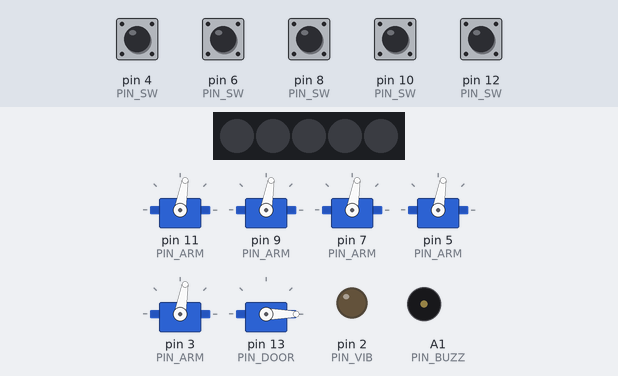
Bench run of a sketch on a simulated Arduino Uno, built with avr-gcc and run on an emulated ATmega328P. Shown: 6 × servo, 5 RGB LEDs in strip order, left to right, output pins drawn as LEDs (lit = HIGH), buzzer (waves = sounding). The inputs (shaded band) are chosen by the test bench; at power-on: pin 4 (PIN_SW), pin 6 (PIN_SW), pin 8 (PIN_SW), pin 10 (PIN_SW), pin 12 (PIN_SW) HIGH. Random numbers use the default seed unless the sketch sets one.

Above: at 1.2 s.
1.3 s: pin 4 (PIN_SW) pulled LOW for 0.15 s
At 2.15 s:
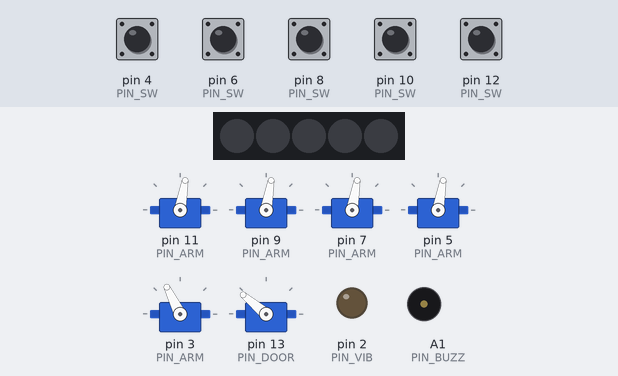
4.9 s: pin 6 (PIN_SW) pulled LOW for 0.15 s
At 6.06 s:
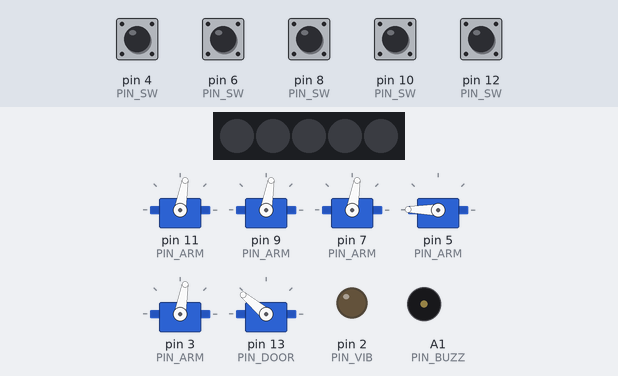
8.0 s: pin 8 (PIN_SW) pulled LOW for 0.15 s
At 8.65 s:
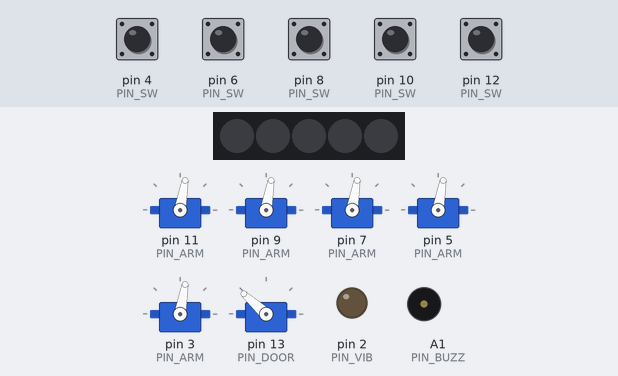
11.1 s: pin 10 (PIN_SW) pulled LOW for 0.15 s
At 12.27 s:
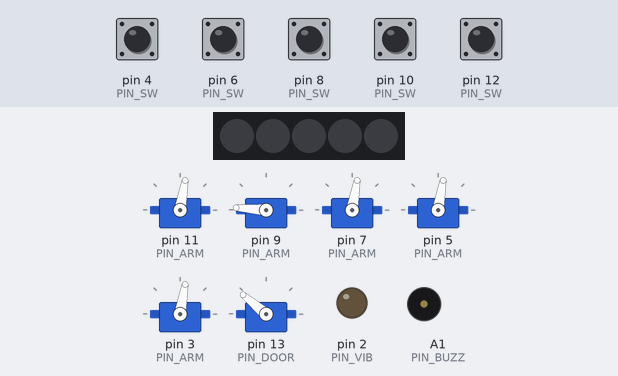
Timing chart, 0 to 12.8 s (numbered marks = the images above; inputs shaded):
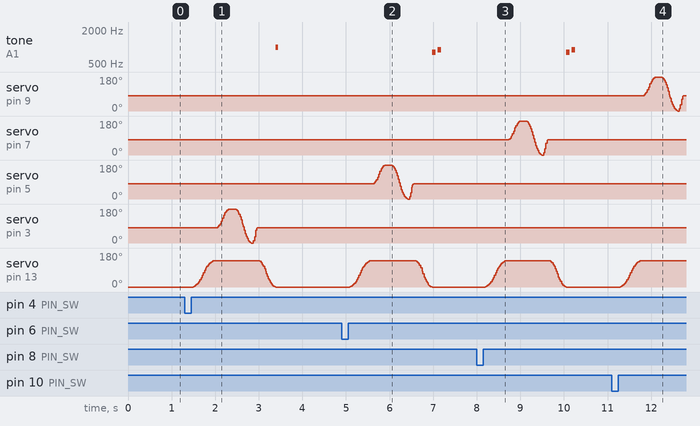

The sketch:

AngryOctopus.ino
```cpp
/*******************************************************************************************
 * Angry Octopus - Modular Personality Robot
 * Full project with OOP modular design
 * Includes: Servos, Switches, Mood Engine, LEDs, Vibration Motor, Piezo Buzzer
 *******************************************************************************************/

#include "Button.h"
#include "Door.h"
#include "Arm.h"
#include "Haptics.h"
#include "Buzzer.h"
#include "EyesAndGlow.h"
#include "MoodEngine.h"
#include "Behavior.h"
#include "SimplePush.h"
#include "SlamDoor.h"

// Pin assignments
const uint8_t PIN_SW[5]  = {12, 10, 8, 6, 4};  // switches
const uint8_t PIN_ARM[5] = {11, 9, 7, 5, 3};   // arm servos
const uint8_t PIN_DOOR   = 13;                 // door servo
const uint8_t PIN_WS281X = A0;                 // LEDs
const uint8_t PIN_VIB    = 2;                  // vibration motor
const uint8_t PIN_BUZZ   = A1;                 // buzzer

const uint8_t NUM_ARMS   = 5;
const uint8_t NUM_LEDS   = 5;

// Instantiate global subsystems
Door gDoor(PIN_DOOR);
Arm gArms[NUM_ARMS] = {Arm(PIN_ARM[0]), Arm(PIN_ARM[1]), Arm(PIN_ARM[2]), Arm(PIN_ARM[3]), Arm(PIN_ARM[4])};
Button gBtns[NUM_ARMS] = {Button(PIN_SW[0]), Button(PIN_SW[1]), Button(PIN_SW[2]), Button(PIN_SW[3]), Button(PIN_SW[4])};
Haptics gHaptics(PIN_VIB);
Buzzer gBuzzer(PIN_BUZZ);
EyesAndGlow gLEDs(PIN_WS281X, NUM_LEDS);
MoodEngine gMood;

// Behaviors
SimplePush bSimple;
SlamDoor   bSlam;

void setup() {
  randomSeed(analogRead(A2)); // seed RNG
  for (int i = 0; i < NUM_ARMS; i++) { gBtns[i].begin(); gArms[i].begin(); }
  gDoor.begin();
  gHaptics.begin();
  gBuzzer.begin();
  gLEDs.begin();
  gMood.reset();
}

void loop() {
  gMood.update();
  for (uint8_t i = 0; i < NUM_ARMS; i++) {
    if (gBtns[i].pressed()) {
      gMood.poke();
      Mood m = gMood.state();
      if (m == CALM)    { bSimple.run(i); gBuzzer.calm(); }
      if (m == CURIOUS) { bSimple.run(i); gBuzzer.curious(); }
      if (m == ANNOYED) { bSimple.run(i); gBuzzer.annoyed(); }
      if (m == ANGRY)   { bSlam.run(i); }
    }
  }
}
```

Arm.cpp
```cpp
#include "Arm.h"
static inline int clampDeg(int d){return (d<0)?0:(d>180?180:d);}
const int ARM_HOME_DEG=80;
Arm::Arm(uint8_t pin):_pin(pin){}
void Arm::begin(){_servo.attach(_pin);home();}
void Arm::home(){_servo.write(ARM_HOME_DEG);}
void Arm::write(int deg){_servo.write(clampDeg(deg));}
int Arm::read()const{return _servo.read();}
void Arm::easeTo(int target,int steps,int baseDelay){int start=read();for(int i=0;i<=steps;++i){float t=(float)i/steps;float e=(t<0.5f)?2*t*t:-1+(4-2*t)*t;int pos=start+(int)((target-start)*e);write(pos);delay(baseDelay+random(0,3));}}
```

Arm.h
```cpp
#ifndef ARM_H
#define ARM_H
#include <Arduino.h>
#include <Servo.h>

class Arm{
public:
  Arm(uint8_t pin);
  void begin();
  void home();
  void write(int deg);
  int read()const;
  void easeTo(int target,int steps,int baseDelay);
private:
  uint8_t _pin;
  Servo _servo;
};
#endif
```

Behavior.h
```cpp
#ifndef BEHAVIOR_H
#define BEHAVIOR_H
class Behavior{
public:
  virtual ~Behavior(){}
  virtual void run(uint8_t i)=0;
};
#endif
```

Button.cpp
```cpp
#include "Button.h"
const unsigned long DEBOUNCE_MS=120;
Button::Button(uint8_t pin):_pin(pin),_lastMs(0){}
void Button::begin(){pinMode(_pin,INPUT_PULLUP);}
bool Button::pressed(){if(digitalRead(_pin)==LOW){unsigned long now=millis();if(now-_lastMs>DEBOUNCE_MS){_lastMs=now;while(digitalRead(_pin)==LOW)delay(5);return true;}}return false;}
```

Button.h
```cpp
#ifndef BUTTON_H
#define BUTTON_H
#include <Arduino.h>

// Button class handles debouncing of INPUT_PULLUP switches
class Button {
public:
  Button(uint8_t pin);    // constructor
  void begin();           // configure pin
  bool pressed();         // returns true once per press
private:
  uint8_t _pin;           // pin number
  unsigned long _lastMs;  // last press timestamp
};
#endif
```

Buzzer.cpp
```cpp
#include "Buzzer.h"
Buzzer::Buzzer(uint8_t pin):_pin(pin){}
void Buzzer::begin(){pinMode(_pin,OUTPUT);noTone(_pin);}
void Buzzer::beep(int freq,int ms){tone(_pin,freq,ms);delay(ms);}
void Buzzer::angry(){beep(200,150);beep(150,200);}
void Buzzer::curious(){beep(800,80);delay(50);beep(900,80);}
void Buzzer::annoyed(){beep(400,100);}
void Buzzer::calm(){beep(1000,50);}
```

Buzzer.h
```cpp
#ifndef BUZZER_H
#define BUZZER_H
#include <Arduino.h>

class Buzzer{
public:
  Buzzer(uint8_t pin);
  void begin();
  void beep(int freq,int ms);
  void angry();
  void curious();
  void annoyed();
  void calm();
private:
  uint8_t _pin;
};
#endif
```

Door.cpp
```cpp
#include "Door.h"
static inline int clampDeg(int d){return (d<0)?0:(d>180?180:d);}
Door::Door(uint8_t pin):_pin(pin){}
void Door::begin(){_servo.attach(_pin);_servo.write(0);}
void Door::write(int deg){_servo.write(clampDeg(deg));}
int Door::read()const{return _servo.read();}
void Door::easeTo(int target,int steps,int baseDelay){int start=read();for(int i=0;i<=steps;++i){float t=(float)i/steps;float e=(t<0.5f)?2*t*t:-1+(4-2*t)*t;int pos=start+(int)((target-start)*e);write(pos);delay(baseDelay+random(0,3));}}
```

Door.h
```cpp
#ifndef DOOR_H
#define DOOR_H
#include <Arduino.h>
#include <Servo.h>

class Door{
public:
  Door(uint8_t pin);
  void begin();
  void write(int deg);
  int read()const;
  void easeTo(int target,int steps,int baseDelay);
private:
  uint8_t _pin;
  Servo _servo;
};
#endif
```

EyesAndGlow.cpp
```cpp
#include "EyesAndGlow.h"
EyesAndGlow::EyesAndGlow(uint8_t pin,uint16_t count):_strip(count,pin,NEO_GRB+NEO_KHZ800){}
void EyesAndGlow::begin(){_strip.begin();_strip.setBrightness(60);setAll(0,0,0);}
void EyesAndGlow::setAll(uint8_t r,uint8_t g,uint8_t b){for(uint16_t i=0;i<_strip.numPixels();i++)_strip.setPixelColor(i,_strip.Color(r,g,b));_strip.show();}
void EyesAndGlow::setEyes(uint8_t r,uint8_t g,uint8_t b){_strip.setPixelColor(0,_strip.Color(r,g,b));_strip.setPixelColor(1,_strip.Color(r,g,b));_strip.show();}
void EyesAndGlow::setGlow(uint8_t r,uint8_t g,uint8_t b){for(int i=2;i<5;i++)_strip.setPixelColor(i,_strip.Color(r,g,b));_strip.show();}
void EyesAndGlow::blinkEyes(){setEyes(0,0,0);delay(100);setEyes(255,255,255);}
```

EyesAndGlow.h
```cpp
#ifndef EYESANDGLOW_H
#define EYESANDGLOW_H
#include <Arduino.h>
#include <Adafruit_NeoPixel.h>

class EyesAndGlow{
public:
  EyesAndGlow(uint8_t pin,uint16_t count);
  void begin();
  void setAll(uint8_t r,uint8_t g,uint8_t b);
  void setEyes(uint8_t r,uint8_t g,uint8_t b);
  void setGlow(uint8_t r,uint8_t g,uint8_t b);
  void blinkEyes();
private:
  Adafruit_NeoPixel _strip;
};
#endif
```

Haptics.cpp
```cpp
#include "Haptics.h"
Haptics::Haptics(uint8_t pin):_pin(pin){}
void Haptics::begin(){pinMode(_pin,OUTPUT);off();}
void Haptics::on(){digitalWrite(_pin,HIGH);}
void Haptics::off(){digitalWrite(_pin,LOW);}
void Haptics::buzz(int ms){on();delay(ms);off();}
```

Haptics.h
```cpp
#ifndef HAPTICS_H
#define HAPTICS_H
#include <Arduino.h>

class Haptics{
public:
  Haptics(uint8_t pin);
  void begin();
  void on();
  void off();
  void buzz(int ms);
private:
  uint8_t _pin;
};
#endif
```

MoodEngine.cpp
```cpp
#include "MoodEngine.h"
const int MOOD_MIN=0,MOOD_MAX=100,MOOD_UP=15,MOOD_DN=3;const unsigned long MOOD_TICK_MS=500;
MoodEngine::MoodEngine():_score(0),_lastTick(0){}
void MoodEngine::reset(){_score=0;_lastTick=millis();}
void MoodEngine::poke(){_score=min(MOOD_MAX,_score+MOOD_UP);}
void MoodEngine::update(){unsigned long now=millis();if(now-_lastTick>=MOOD_TICK_MS){_lastTick=now;_score=max(MOOD_MIN,_score-MOOD_DN);}}
Mood MoodEngine::state()const{if(_score<20)return CALM;if(_score<45)return CURIOUS;if(_score<75)return ANNOYED;return ANGRY;}
```

MoodEngine.h
```cpp
#ifndef MOODENGINE_H
#define MOODENGINE_H
#include <Arduino.h>
enum Mood:uint8_t{CALM,CURIOUS,ANNOYED,ANGRY};
class MoodEngine{
public:
  MoodEngine();
  void reset();
  void poke();
  void update();
  Mood state()const;
private:
  uint8_t _score;
  unsigned long _lastTick;
};
#endif
```

SimplePush.cpp
```cpp
#include "SimplePush.h"
void SimplePush::run(uint8_t i){gDoor.easeTo(140,40,12);gArms[i].easeTo(180,35,8);delay(100);gArms[i].easeTo(0,35,10);gArms[i].easeTo(80,15,7);gDoor.easeTo(0,40,9);}
```

SimplePush.h
```cpp
#ifndef SIMPLEPUSH_H
#define SIMPLEPUSH_H
#include "Behavior.h"
#include "Door.h"
#include "Arm.h"
extern Door gDoor;
extern Arm gArms[5];
class SimplePush:public Behavior{
public:
  void run(uint8_t i)override;
};
#endif
```

SlamDoor.cpp
```cpp
#include "SlamDoor.h"
void SlamDoor::run(uint8_t i){gDoor.easeTo(140,22,6);gArms[i].easeTo(180,18,5);delay(50);gArms[i].easeTo(80,16,5);gHaptics.buzz(400);gBuzzer.angry();gDoor.write(0);}
```

SlamDoor.h
```cpp
#ifndef SLAMDOOR_H
#define SLAMDOOR_H
#include "Behavior.h"
#include "Door.h"
#include "Arm.h"
#include "Haptics.h"
#include "Buzzer.h"
extern Door gDoor;
extern Arm gArms[5];
extern Haptics gHaptics;
extern Buzzer gBuzzer;
class SlamDoor:public Behavior{
public:
  void run(uint8_t i)override;
};
#endif
```

Measured:
- after the input at 1.3 s, tone on A1 (PIN_BUZZ): silent → 1000 Hz after 2.1 s, → silent 0.05 s later; servo on pin 13 (PIN_DOOR): rises from 0° to 140° in 0.49 s, then falls to 0° in 1.4 s
- after the input at 4.9 s, tone on A1 (PIN_BUZZ): silent → 800 Hz after 2.1 s, → silent 0.08 s later, → 900 Hz 0.05 s later, → silent 0.08 s later; servo on pin 13 (PIN_DOOR): rises from 0° to 140° in 0.49 s, then falls to 0° in 1.4 s
- after the input at 8.0 s, tone on A1 (PIN_BUZZ): silent → 800 Hz after 2.1 s, → silent 0.08 s later, → 900 Hz 0.05 s later, → silent 0.08 s later; servo on pin 13 (PIN_DOOR): rises from 0° to 140° in 0.49 s, then falls to 0° in 1.4 s
- after the input at 11.1 s, servo on pin 13 (PIN_DOOR): rises from 0° to 140° in 0.49 s, then falls to 139° in 1.0 s
